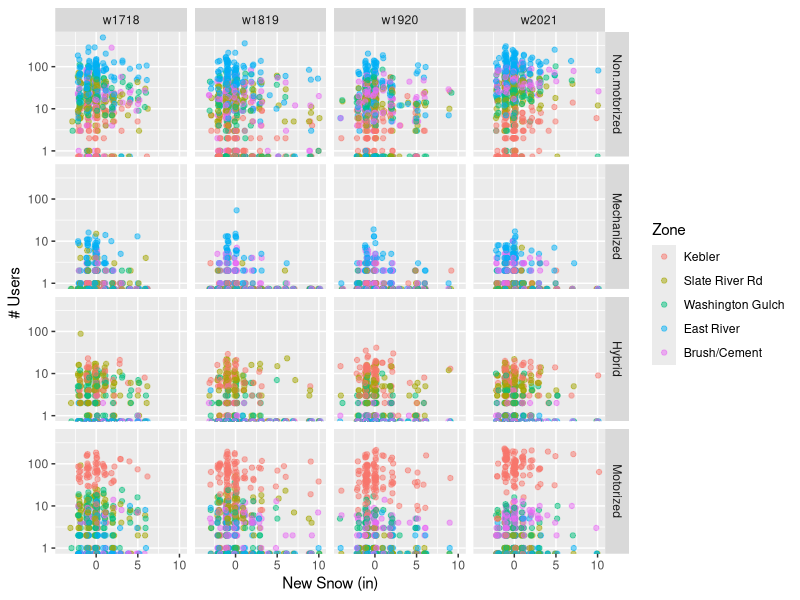
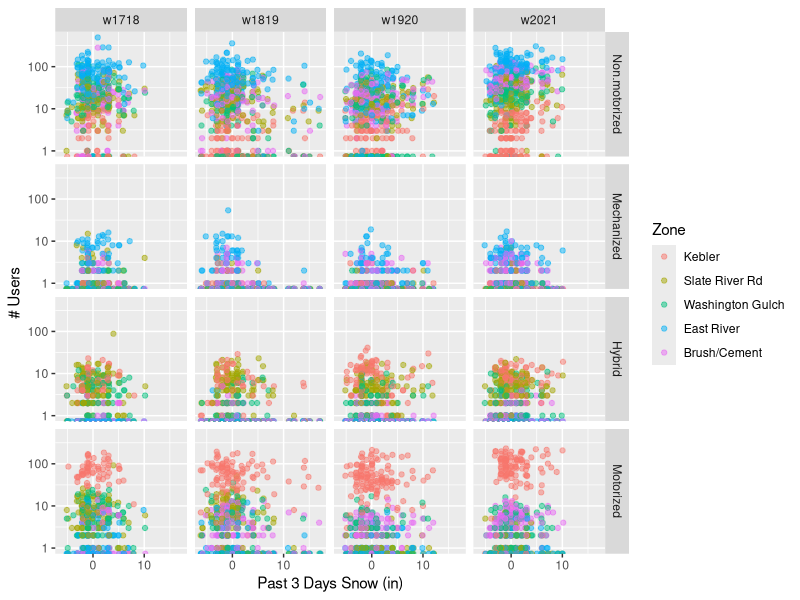
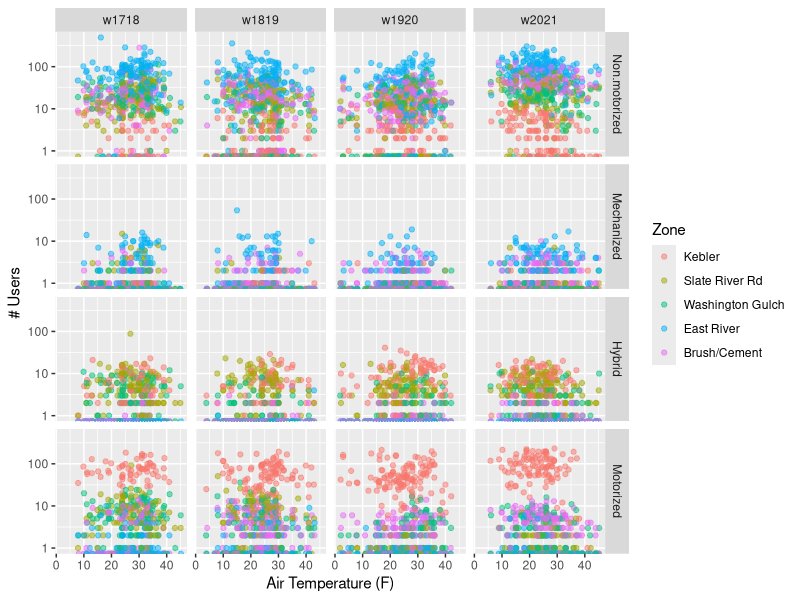
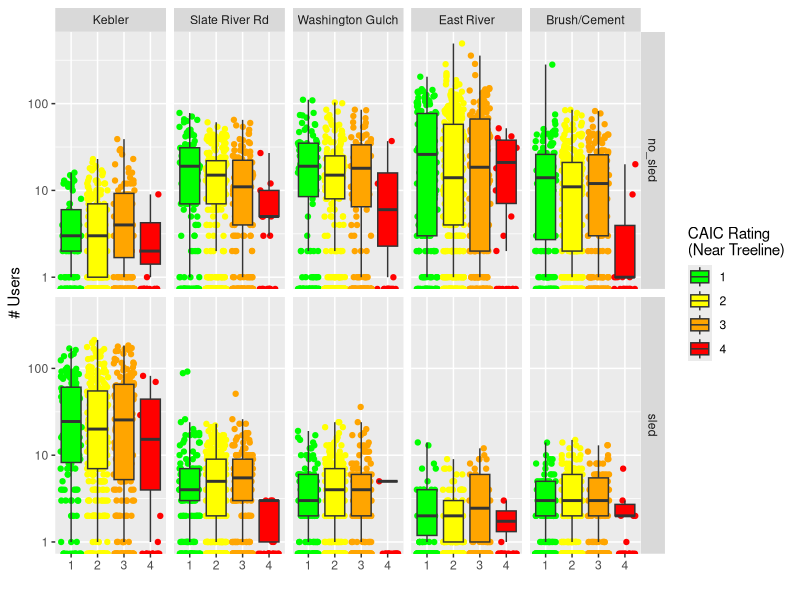
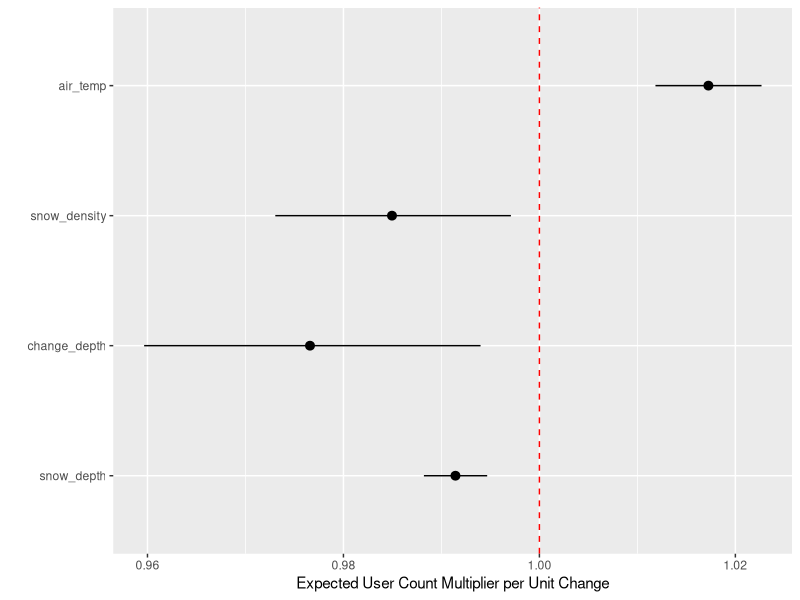
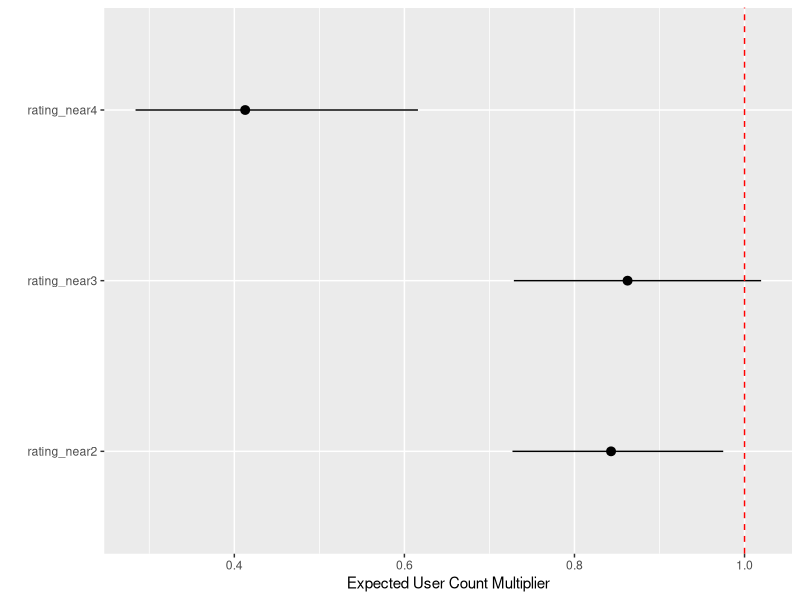
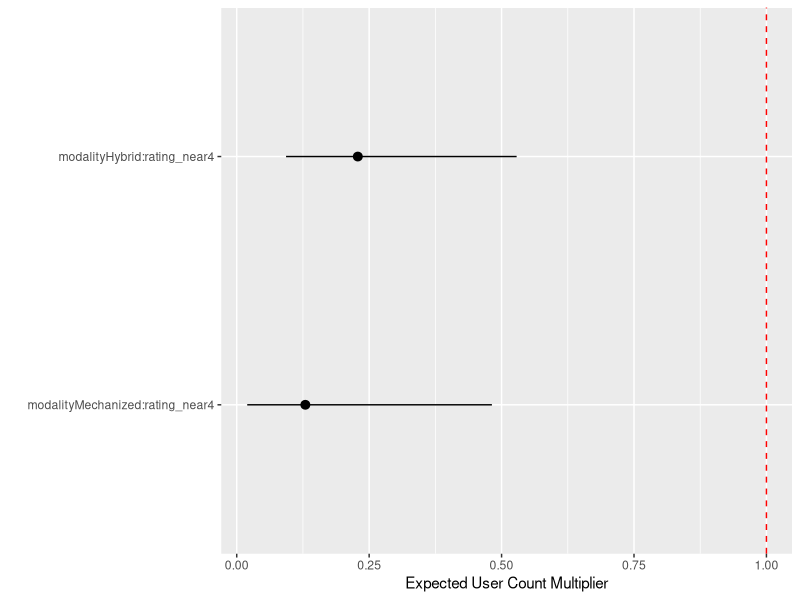
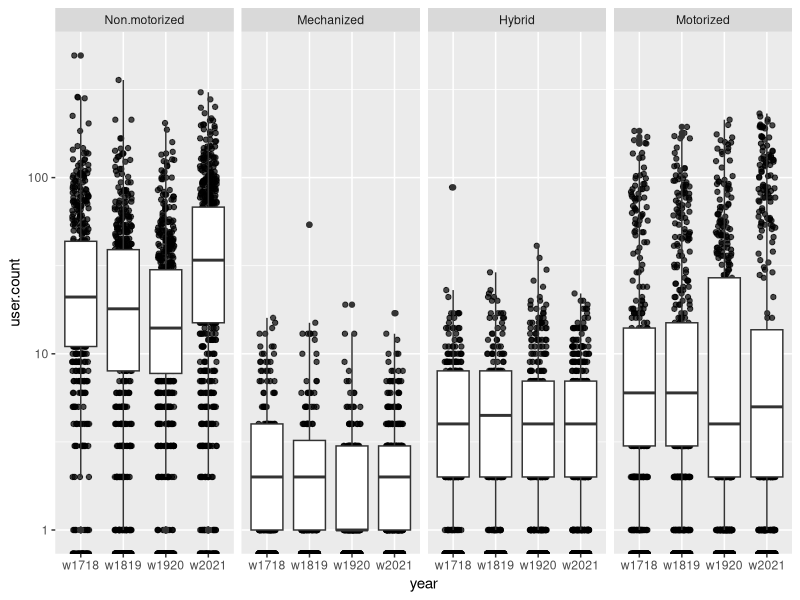

Write the R code that produced these figures, in order.
## ---- chunk 1
knitr::opts_chunk$set(echo = FALSE, warning = FALSE, message = FALSE)
library(tidyverse)
library(lubridate)
library(MASS)

by_zone <- read.csv("data/by_zone.csv")
by_zone$rating_below <- factor(by_zone$rating_below)
by_zone$rating_near <- factor(by_zone$rating_near)
by_zone$rating_above <- factor(by_zone$rating_above)
by_zone$modality <- factor(by_zone$modality, levels = c("Non.motorized", "Mechanized", "Hybrid", "Motorized"))
by_zone$Zone <- factor(by_zone$Zone, levels = c("Kebler", "Slate River Rd", "Washington Gulch", "East River", "Brush/Cement"))
## ---- chunk 2
ggplot(by_zone, aes(change_depth, user.count, color = Zone))+
  geom_jitter(height = 0, width = 0.2, alpha = 0.5)+
  facet_grid(modality~year)+
  scale_y_log10()+
  labs(x="New Snow (in)", y="# Users")
## ---- chunk 3
ggplot(by_zone, aes(past3snow, user.count, color = Zone))+
  geom_jitter(height = 0, width = 0.2, alpha = 0.5)+
  facet_grid(modality~year)+
  scale_y_log10()+
  labs(x="Past 3 Days Snow (in)", y="# Users")
## ---- chunk 4
ggplot(by_zone, aes(air_temp, user.count, color = Zone))+
  geom_jitter(height = 0, width = 0.2, alpha = 0.5)+
  facet_grid(modality~year)+
  scale_y_log10()+
  labs(x="Air Temperature (F)", y="# Users")
## ---- chunk 5
ggplot(na.omit(by_zone), aes(rating_near, user.count, fill=rating_near))+
  geom_jitter(aes(color=rating_near))+
  geom_boxplot(outlier.shape = NA)+
  scale_y_log10()+
  facet_grid(has_sled~Zone)+
  scale_fill_manual(values = c("green", "yellow", "orange", "red"))+
  scale_color_manual(values = c("green", "yellow", "orange", "red"),guide=FALSE)+
  labs(x="", y="# Users", fill="CAIC Rating\n(Near Treeline)")

## ---- chunk 6
model1 <- glm.nb(user.count ~ modality*(Zone+rating_near)+air_temp+change_depth+
                   snow_depth+snow_density+weekend, 
                 data=by_zone)
anova(model1)
#summary(model1)
weather_ests <- exp(coef(model1)[c("snow_depth", "change_depth", "snow_density","air_temp")])
rating_ests <- exp(coef(model1)[c("rating_near2", "rating_near3", "rating_near4")])  
highD_ests <- exp(coef(model1)[c("modalityMechanized:rating_near4","modalityHybrid:rating_near4")]) 
m1_CI <- confint(model1)
weather_confs <- exp(m1_CI[c("snow_depth", "change_depth", "snow_density", "air_temp"),])
rating_confs <- exp(m1_CI[c("rating_near2", "rating_near3", "rating_near4"),])
highD_confs <- exp(m1_CI[c("modalityMechanized:rating_near4","modalityHybrid:rating_near4"),])
## ---- chunk 7
weather_model <- data.frame(var.labels=factor(names(weather_ests), levels=names(weather_ests)), weather_ests, 
                        low95 = weather_confs[,1], up95 = weather_confs[,2])
ggplot(weather_model, aes(var.labels, weather_ests))+
  geom_pointrange(aes(ymin=low95, ymax=up95))+
  geom_hline(yintercept=1, linetype = "dashed", color = "red")+
  labs(x = "", y =  "Expected User Count Multiplier per Unit Change")+ coord_flip()
## ---- chunk 8
rating_model <- data.frame(var.labels=factor(names(rating_ests), levels=names(rating_ests)), rating_ests, 
                        low95 = rating_confs[,1], up95 = rating_confs[,2])
ggplot(rating_model, aes(var.labels, rating_ests))+
  geom_pointrange(aes(ymin=low95, ymax=up95))+
  geom_hline(yintercept=1, linetype = "dashed", color = "red")+
  labs(x = "", y =  "Expected User Count Multiplier")+ coord_flip()
## ---- chunk 9
highD_model <- data.frame(var.labels=factor(names(highD_ests), levels=names(highD_ests)), highD_ests, 
                        low95 = highD_confs[,1], up95 = highD_confs[,2])
ggplot(highD_model, aes(var.labels, highD_ests))+
  geom_pointrange(aes(ymin=low95, ymax=up95))+
  geom_hline(yintercept=1, linetype = "dashed", color = "red")+
  labs(x = "", y =  "Expected User Count Multiplier")+ coord_flip()

## ---- chunk 10
ggplot(by_zone, aes(year, user.count))+
  geom_jitter(height = 0, width = 0.2, alpha = 0.7)+
  geom_boxplot()+
  facet_grid(~modality)+
  scale_y_log10()
## ---- chunk 11
year_totals <- by_zone %>%
  group_by(year, Zone, modality) %>%
  summarise(users = sum(user.count, na.rm = TRUE))
ggplot(year_totals, aes(year, users, fill=modality))+
  geom_col()+
  facet_grid(~Zone)+
  theme(axis.text.x=element_text(angle=60, hjust=1))+
  scale_fill_hue(direction=-1)
## ---- chunk 12
day_totals <- by_zone %>% 
  group_by(date, weekend) %>%
  summarise(users = sum(user.count, na.rm = TRUE)) %>%
  arrange(desc(users))

#head(day_totals, 10)

ggplot(day_totals, aes((yday(date)+30)%%365, users))+
  geom_smooth(span=0.3)+
  geom_point(aes(color=weekend))+
  scale_x_continuous(breaks = c(0,31,62,90,120), 
                     labels = c("Dec 1", "Jan 1", "Feb 1", "Mar 1", "Apr 1"))+
  labs(x="")
## ---- chunk 13
day_totals_modes <- by_zone %>% 
  group_by(date, weekend, has_sled) %>%
  summarise(users = sum(user.count, na.rm = TRUE)) %>%
  arrange(desc(users))

ggplot(day_totals_modes, aes((yday(date)+30)%%365, users))+
  geom_point(aes(color=weekend))+
   geom_smooth(span=0.4)+
  scale_x_continuous(breaks = c(0,31,62,90,120), 
                     labels = c("Dec 1", "Jan 1", "Feb 1", "Mar 1", "Apr 1"))+
  #scale_y_log10()+
  labs(x="")+
  facet_grid(~has_sled)
